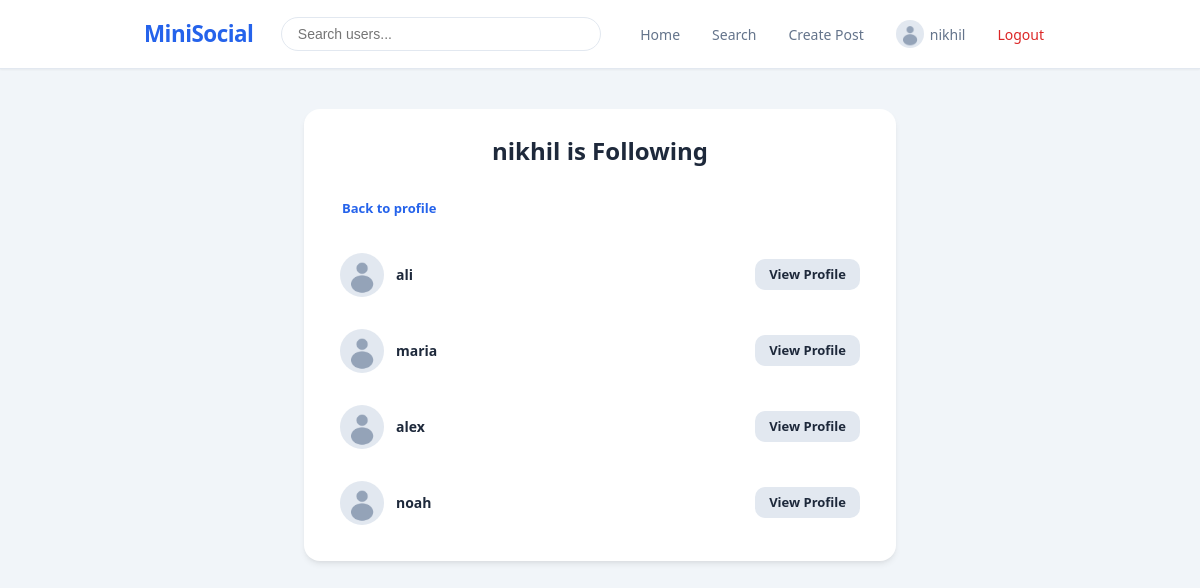
The app's page /profile/nikhil/following/ (signed in) with its own data.
### users/models.py (models this page shows, shortened)
class Profile(models.Model):
    user = models.OneToOneField(User, on_delete=models.CASCADE, related_name="profile")
    profile_picture = models.ImageField(upload_to="profile_pics/", default="profile_pics/default.png")
    bio = models.TextField(max_length=500, blank=True)
    full_name = models.CharField(max_length=150, blank=True)
    created_at = models.DateTimeField(auto_now_add=True)

class Follow(models.Model):
    follower = models.ForeignKey(User, on_delete=models.CASCADE, related_name="following_set")
    following = models.ForeignKey(User, on_delete=models.CASCADE, related_name="followers_set")
    created_at = models.DateTimeField(auto_now_add=True)
    class Meta:
        unique_together = ("follower", "following")
        ordering = ["-created_at"]

### users/views.py (the view)
# urls.py: path("profile/<str:username>/following/", views.following_view, name="following"),
@login_required
def following_view(request, username):
    profile_user = get_object_or_404(User, username=username)
    follows = Follow.objects.filter(follower=profile_user).select_related("following__profile")
    return render(request, "users/follow_list.html", {
        "profile_user": profile_user,
        "follows": follows,
        "mode": "following",
    })

### templates/users/follow_list.html (shortened to what this page needs)
{% extends "base.html" %}
{% block content %}
<div class="follow-list-container">
    <div class="follow-list-card">
        <h1 class="form-card-title">
            {% if mode == "followers" %}
                {{ profile_user.username }}'s Followers
            {% else %}
                {{ profile_user.username }} is Following
            {% endif %}
        </h1>
        <a href="{% url 'profile' username=profile_user.username %}" class="btn btn-text btn-sm">Back to profile</a>
        {% if follows %}
            <div class="follow-list">
                {% for follow in follows %}
                    <div class="follow-list-item">
                        <img src="{% if mode == 'followers' %}{{ follow.follower.profile.profile_picture.url }}{% else %}{{ follow.following.profile.profile_picture.url }}{% endif %}" alt="avatar" class="follow-avatar">
                        <div class="follow-info">
                            {% if mode == "followers" %}
                                <a href="{% url 'profile' username=follow.follower.username %}" class="follow-username">{{ follow.follower.username }}</a>
                                {% if follow.follower.profile.full_name %}<span class="follow-fullname">{{ follow.follower.profile.full_name }}</span>{% endif %}
                            {% else %}
                                <a href="{% url 'profile' username=follow.following.username %}" class="follow-username">{{ follow.following.username }}</a>
                            {% endif %}
                        </div>
                        <a href="{% if mode == 'followers' %}{% url 'profile' username=follow.follower.username %}{% else %}{% url 'profile' username=follow.following.username %}{% endif %}" class="btn btn-secondary btn-sm">View Profile</a>
                    </div>
                {% endfor %}
            </div>
        {% else %}
            <div class="empty-state">
                <p>
                    {% if mode == "followers" %}No followers yet.{% else %}Not following anyone yet.{% endif %}
                </p>
            </div>
        {% endif %}
    </div>
</div>
{% endblock %}

### templates/base.html (shortened to what this page needs)
{% load static %}
<!DOCTYPE html>
<html lang="en">
<head>
    <link rel="stylesheet" href="{% static 'css/style.css' %}">
</head>
<body>
    {% if user.is_authenticated %}
    <nav class="navbar">
        <div class="navbar-container">
            <a href="{% url 'feed' %}" class="navbar-logo">MiniSocial</a>
            <div class="navbar-search-box">
                <input type="text" id="nav-search-input" placeholder="Search users..." autocomplete="off">
            </div>
            <div class="navbar-links">
                <a href="{% url 'feed' %}" class="nav-link">Home</a>
                <a href="{% url 'search' %}" class="nav-link">Search</a>
                <a href="{% url 'create_post' %}" class="nav-link">Create Post</a>
                <a href="{% url 'profile' username=user.username %}" class="nav-link">
                    <img src="{{ user.profile.profile_picture.url }}" alt="{{ user.username }}" class="nav-avatar">
                    <span>{{ user.username }}</span>
                </a>
                <a href="{% url 'logout' %}" class="nav-link nav-logout">Logout</a>
            </div>
        </div>
    </nav>
    {% endif %}
    <main class="main-content">
        {% block content %}{% endblock %}
    </main>
</body>
</html>

### static/css/style.css (style rules this page uses)
*, *::before, *::after { margin: 0; padding: 0; box-sizing: border-box; }
:root { --primary: #2563eb; --primary-dark: #1d4ed8; --primary-light: #dbeafe; --secondary: #64748b; --secondary-light: #e2e8f0; --accent: #f59e0b; --success: #16a34a; --success-light: #dcfce7; --warning: #f59e0b; --warning-light: #fef3c7; --error: #dc2626; --error-light: #fee2e2; --like-color: #ef4444; --bg: #f1f5f9; --surface: #ffffff; --text: #1e293b; --text-muted: #64748b; --text-light: #94a3b8; --border: #e2e8f0; --border-dark: #cbd5e1; --space-1: 0.5rem; --space-2: 1rem; --space-3: 1.5rem; --space-4: 2rem; --space-5: 2.5rem; --radius-sm: 6px; --radius-md: 10px; --radius-lg: 16px; --radius-full: 9999px; --shadow-sm: 0 1px 2px rgba(0, 0, 0, 0.05); --shadow-md: 0 4px 6px -1px rgba(0, 0, 0, 0.08), 0 2px 4px -2px rgba(0, 0, 0, 0.05); --shadow-lg: 0 10px 15px -3px rgba(0, 0, 0, 0.1), 0 4px 6px -4px rgba(0, 0, 0, 0.05); --font-sans: 'Segoe UI', system-ui, -apple-system, sans-serif; }
body { font-family: var(--font-sans); background-color: var(--bg); color: var(--text); line-height: 1.5; min-height: 100vh; }
a { color: var(--primary); text-decoration: none; transition: color 0.2s ease; }
img { max-width: 100%; display: block; }
.navbar { background-color: var(--surface); border-bottom: 1px solid var(--border); position: sticky; top: 0; z-index: 100; box-shadow: var(--shadow-sm); }
.navbar-container { max-width: 960px; margin: 0 auto; display: flex; align-items: center; justify-content: space-between; padding: 0.75rem 1.5rem; gap: 1rem; }
.navbar-logo { font-size: 1.4rem; font-weight: 700; color: var(--primary); letter-spacing: -0.5px; flex-shrink: 0; }
.navbar-search-box { flex: 1; max-width: 320px; position: relative; }
#nav-search-input { width: 100%; padding: 0.5rem 1rem; border: 1px solid var(--border); border-radius: var(--radius-full); font-size: 0.875rem; outline: none; transition: border-color 0.2s, box-shadow 0.2s; }
.navbar-links { display: flex; align-items: center; gap: 0.5rem; flex-shrink: 0; }
.nav-link { display: flex; align-items: center; gap: 0.375rem; padding: 0.5rem 0.75rem; font-size: 0.875rem; font-weight: 500; color: var(--text-muted); border-radius: var(--radius-sm); transition: background 0.2s, color 0.2s; }
.nav-logout { color: var(--error); }
.nav-avatar { width: 28px; height: 28px; border-radius: var(--radius-full); object-fit: cover; }
.main-content { max-width: 640px; margin: 0 auto; padding: 1.5rem; min-height: calc(100vh - 60px); }
.btn { display: inline-flex; align-items: center; justify-content: center; gap: 0.375rem; padding: 0.625rem 1.25rem; font-size: 0.875rem; font-weight: 600; border: none; border-radius: var(--radius-md); cursor: pointer; transition: all 0.2s ease; text-decoration: none; white-space: nowrap; }
.btn-secondary { background: var(--secondary-light); color: var(--text); }
.btn-text { background: transparent; color: var(--primary); padding: 0.5rem 0.75rem; }
.btn-sm { padding: 0.375rem 0.875rem; font-size: 0.8125rem; }
.form-card-title { font-size: 1.5rem; font-weight: 700; margin-bottom: 1.5rem; text-align: center; }
.follow-list-container { max-width: 600px; margin: 0 auto; }
.follow-list-card { background: var(--surface); border-radius: var(--radius-lg); box-shadow: var(--shadow-md); padding: 1.5rem; }
.follow-list { display: flex; flex-direction: column; gap: 0.5rem; margin-top: 1rem; }
.follow-list-item { display: flex; align-items: center; gap: 0.75rem; padding: 0.75rem; border-radius: var(--radius-md); transition: background 0.15s; }
.follow-avatar { width: 44px; height: 44px; border-radius: var(--radius-full); object-fit: cover; }
.follow-info { flex: 1; min-width: 0; }
.follow-username { font-weight: 600; font-size: 0.875rem; color: var(--text); display: block; }

### records on screen
Follow: following.profile.profile_picture (placeholder picture), following.username "ali"
Follow: following.profile.profile_picture (placeholder picture), following.username "maria"
Follow: following.profile.profile_picture (placeholder picture), following.username "alex"
Follow: following.profile.profile_picture (placeholder picture), following.username "noah"

### other values on screen
{{ user.username }} "nikhil"
{{ profile_user.username }} "nikhil"
